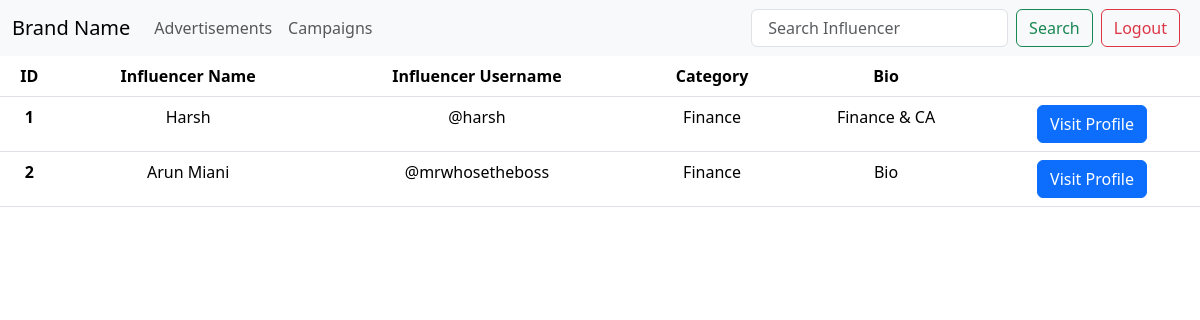
Page /search (signed in) on the committed database.
### models/influencers.py (models this page shows)
class Influencer(db.Model):
    __tablename__ = "influencer"
    id = db.Column(db.Integer, primary_key=True, autoincrement=True, nullable=True)
    name = db.Column(db.String(255), nullable=False)
    bio = db.Column(db.String(255), nullable=False)
    category_id = db.Column(db.Integer, db.ForeignKey("category.id"), nullable=False)
    reach = db.Column(db.Integer, nullable=False)
    niche = db.Column(db.String(255), nullable=False)
    advertisements = db.relationship("Advertisement", backref="influencer")

### models/users.py (models this page shows)
class Users(db.Model, UserMixin):
    id = db.Column(
        db.Integer, primary_key=True, nullable=False, autoincrement=True, unique=True
    )
    username = db.Column(db.String(255), nullable=False, unique=True)
    password = db.Column(db.String(255), nullable=False)
    role = db.Column(db.String(255), nullable=False)
    flagged = db.Column(db.Boolean, default=False)

### routes/search_route.py (the view)
@app.route("/search")
def influencer_search():
    if not current_user.is_authenticated:
        return redirect("/")
    if "search" not in request.args:
        keyword = ""
    else:
        keyword = request.args["search"]
    keyword = keyword.lower()
    influencers = (
        Influencers.Influencer.query.join(
            Users.Users, Users.Users.id == Influencers.Influencer.id
        )
        .add_columns(
            Users.Users.username,
            Influencers.Influencer.name,
            Influencers.Influencer.bio,
            Influencers.Influencer.category_id,
        )
        .all()
    )
    categories_records = Categories.Category.query.all()
    categories = {}
    for c in categories_records:
        categories[c.id] = c.name.lower()
    influencer_index = [
        influencer
        for influencer in influencers
        if (keyword in influencer.name.lower())
           or (keyword in influencer.bio.lower())
           or (keyword in categories[influencer.category_id])
           or (keyword in influencer.username)
    ]
    return render_template(
        "sponsor/search.html.jinja",
        role="sponsor",
        influencers=influencer_index,
        categories=categories,
    )

### app.py (called while the page is built)
@login_manager.user_loader
def load_user(user_id):
    return users.Users.query.get(user_id)

### templates/sponsor/search.html.jinja
{% extends "layout/base.html" %} {% block body %}
<table class="table p-2">
  <thead>
    <th scope="col" class="text-center">ID</th>
    <th scope="col" class="text-center">Influencer Name</th>
    <th scope="col" class="text-center">Influencer Username</th>
    <th scope="col" class="text-center">Category</th>
    <th scope="col" class="text-center">Bio</th>
    <th scope="col"></th>
  </thead>
  {% for influencer in influencers %}
  <tr>
    <th scope="row" class="text-center">{{ loop.index }}</th>
    <td class="text-center">{{ influencer.name }}</td>
    <td class="text-center">@{{ influencer.username }}</td>
    <td class="text-center text-capitalize">
      {{ categories[influencer.category_id] }}
    </td>
    <td class="text-center text-truncate" style="max-width: 150px;">
      {{ influencer.bio }}
    </td>
    <td class="text-center">
      <a
        href="/influencer/{{ influencer.username }}/profile"
        class="btn btn-primary"
        >Visit Profile</a
      >
    </td>
  </tr>
  {% endfor %}
</table>
{% endblock %}

### static/base.css (style rules this page uses)
body, html { scroll-snap-type: y mandatory; scroll-padding-top: 65px; }
tr { max-height: 50px; min-height: 50px; overflow: hidden; }
td { max-height: 50px; overflow: auto; }

### rows in the picture
Influencer: name "Harsh", username "harsh", categories "Finance", bio "Finance & CA"
Influencer: name "Arun Miani", username "mrwhosetheboss", categories "Finance", bio "Bio"
